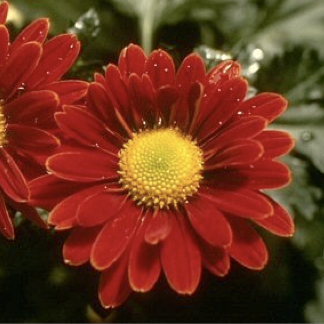
%> input picture Images/fleur.png, 324 x 324 px
$ octave traitement_complet.m   (GNU Octave 9; MATLAB toolbox functions it lacks are replaced by stand-ins)
%> lines starting %> are read from the running program, lines starting %| are printed output that depends on the picture; in (x1, y1, x2, y2) boxes, pixels count from 0 and x2, y2 are one past the last pixel; in counts of white or black regions, pixels touching at a corner belong together; the program's own positions count from 1

img = imread('fleur.png');
%> img is the input picture: size 324x324x3 uint8; mean R, G, B 108.6, 53.1, 30
gray = rgb2gray(img);

figure;
subplot(1,2,1); imshow(img);   title('Original')
subplot(1,2,2); imshow(gray); title('Image en niveaux de gris')

figure;
histogram(gray(:), 256);
title('Histogramme de l image en niveaux de gris');
xlabel('Intensite');
ylabel('Nombre de pixels');
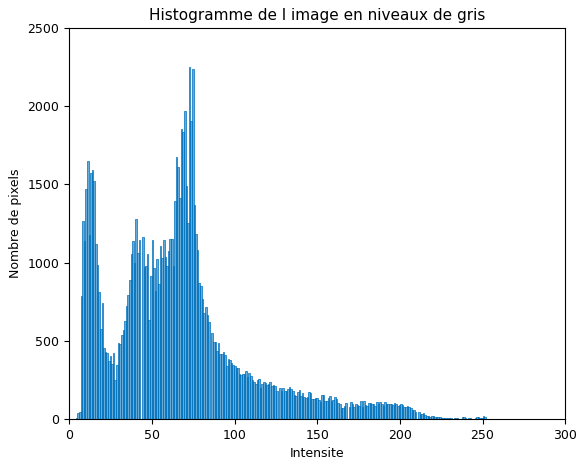
%> figure redrawn from the program's plot data; tallest bar 2249 high, from x = 72.31 to 73.29

pixels  = double(gray(:));
N       = numel(pixels);
%> N = 104976
moyenne = sum(pixels) / N;
%> moyenne = 67.01

ecart_type = sqrt(sum((pixels - moyenne).^2) / N);
%> ecart_type = 43.39

valeur_min = double(min(gray(:)));
%> valeur_min = 2
valeur_max = double(max(gray(:)));
%> valeur_max = 252


disp(['Moyenne    = ', num2str(moyenne)])
%| Moyenne    = 67.0098
disp(['Ecart type = ', num2str(ecart_type)])
%| Ecart type = 43.3892
disp(['Min        = ', num2str(valeur_min)])
%| Min        = 2
disp(['Max        = ', num2str(valeur_max)])
%| Max        = 252
% =========================================================
% 2. TRANSFORMATIONS NON LINEAIRES
% =========================================================
gray_double = double(gray) / 255;
gamma1 = gray_double .^ 0.5;
gamma2 = gray_double .^ 1.5;


figure;
subplot(1,3,1); imshow(gray);   title('Original')
subplot(1,3,2); imshow(gamma1); title('Gamma 0.5')
subplot(1,3,3); imshow(gamma2); title('Gamma 1.5')

log_img = log(1 + gray_double) / log(2);

figure;
subplot(1,2,1); imshow(gray);    title('Original')
subplot(1,2,2); imshow(log_img); title('Logarithmique')

exp_img = gray_double .^ 2;
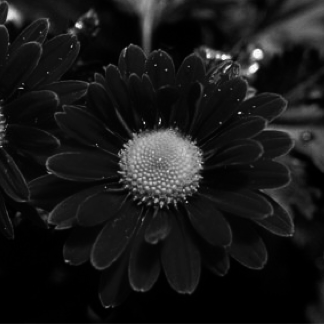
%> exp_img: size 324x324 double; min 6.15e-05, max 0.977, mean 0.098

figure;

subplot(1,2,1); imshow(gray);    title('Original')
subplot(1,2,2); imshow(exp_img); title('Exponentielle')
% =========================================================
% 3. AMELIORATION DU CONTRASTE
% =========================================================
gray_double = double(gray);
min_val = min(gray_double(:));
%> min_val = 2
max_val = max(gray_double(:));
%> max_val = 252

contrast_img = (gray_double - min_val) / (max_val - min_val);

figure;
subplot(1,2,1); imshow(gray);          title('Original')
subplot(1,2,2); imshow(contrast_img);  title('Etirement du contraste')

img_compressed = 50 + (double(gray) / 255) * 100;
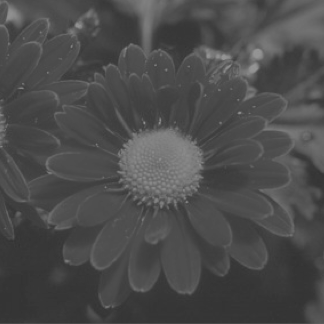
%> img_compressed: size 324x324 double; min 50.78, max 148.8, mean 76.3

min_val = min(img_compressed(:));
%> min_val = 50.78
max_val = max(img_compressed(:));
%> max_val = 148.8

contrast_img = (img_compressed - min_val) / (max_val - min_val);
contrast_img = uint8(contrast_img * 255);
%> contrast_img: size 324x324 uint8

% 🔹 affichage
figure;
subplot(1,3,1); imshow(gray); title('Original')

subplot(1,3,2);
imshow(uint8(img_compressed));
title('Image compressée [50,150]')

subplot(1,3,3);
imshow(contrast_img);
title('Après étirement')


gray_double = double(gray);
[counts, ~] = histcounts(gray_double(:), 256);
%> counts = 256 values, max 2249 at index 73, min 0 at index 2, mean 410.1

cdf = cumsum(counts) / numel(gray_double);
%> cdf = 256 values from 1.91e-05 to 1

equalized = uint8(255 * cdf(gray_double + 1));
figure;
subplot(1,2,1); imshow(gray);      title('Original')
subplot(1,2,2); imshow(equalized); title('Egalisation')
% =========================================================
% 4. DETECTION DES CONTOURS — SOBEL
% =========================================================

sobel_x = [-1 0 1; -2 0 2; -1 0 1];

sobel_y = [-1 -2 -1; 0 0 0; 1 2 1];

gx = conv2(double(gray), sobel_x, 'same');
gy = conv2(double(gray), sobel_y, 'same');
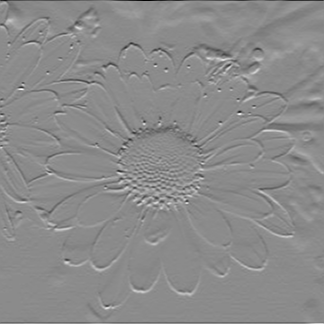
%> gy: size 324x324 double; min -792, max 660, mean 0.4; drawn with min black and max white

edges = sqrt(gx.^2 + gy.^2);
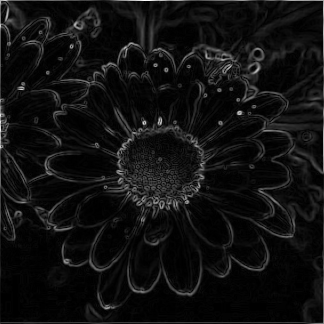
%> edges: size 324x324 double; min 0, max 792, mean 52.5; drawn with min black and max white

figure;
subplot(1,2,1); imshow(gray);        title('Image originale')
subplot(1,2,2); imshow(edges, []);   title('Contours Sobel')
% =========================================================
% 5. SEGMENTATION — METHODE OTSU
% =========================================================

gray_double = double(gray);
[counts, ~] = histcounts(gray_double(:), 256);
p = counts / sum(counts);
%> p = 256 values, max 0.0214 at index 73, min 0 at index 2, mean 0.00391
omega = cumsum(p);
%> omega = 256 values from 1.91e-05 to 1
mu = cumsum(p .* (1:256));
%> mu = 256 values from 1.91e-05 to 67.08
mu_t = mu(end);
%> mu_t = 67.08
sigma_b = (mu_t * omega - mu).^2 ./ (omega .* (1 - omega) + eps);
%> sigma_b = 256 values, max 1227.9 at index 96, min 2.34e-12 at index 256, mean 693.7
[~, idx] = max(sigma_b);
%> idx = 96
threshold_otsu = (idx - 1) / 255;
%> threshold_otsu = 0.373
binary_otsu = double(gray)/255 > threshold_otsu;
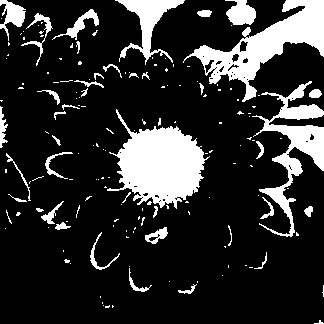
%> binary_otsu: size 324x324 logical; 17.9% white; 162 white regions (122 under 20 px), largest, box (x1, y1, x2, y2) and area: (107, 109, 210, 209) 5344, (183, 0, 324, 102) 4507, (252, 81, 324, 237) 3114
disp(['Seuil OTSU = ', num2str(idx - 1), ' / 255'])
%| Seuil OTSU = 95 / 255
figure;
subplot(1,2,1); imshow(gray);        title('Original')
subplot(1,2,2); imshow(binary_otsu); title('Segmentation OTSU')


% =========================================================
% 6. SEUILLAGE MANUEL
% =========================================================

seuil_manuel = 128;
binary_manuel = double(gray)/255 > (seuil_manuel / 255);
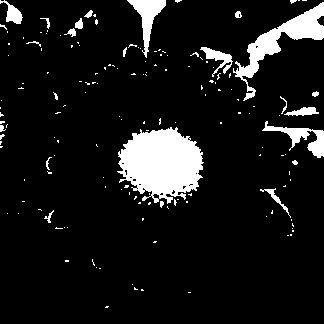
%> binary_manuel: size 324x324 logical; 9.6% white; 158 white regions (136 under 20 px), largest, box (x1, y1, x2, y2) and area: (117, 127, 204, 204) 4547, (233, 2, 324, 101) 2084, (127, 0, 166, 58) 755

figure;
subplot(1,2,1); imshow(gray);          title('Original')
subplot(1,2,2); imshow(binary_manuel); title(['Manuel (seuil = ', num2str(seuil_manuel), ')'])
